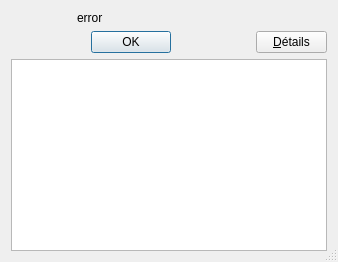
<?xml version="1.0" encoding="UTF-8"?>
<ui version="4.0">
 <class>ErrorDialog</class>
 <widget class="QDialog" name="ErrorDialog">
  <property name="geometry">
   <rect>
    <x>0</x>
    <y>0</y>
    <width>400</width>
    <height>285</height>
   </rect>
  </property>
  <property name="sizePolicy">
   <sizepolicy hsizetype="Preferred" vsizetype="Preferred">
    <horstretch>0</horstretch>
    <verstretch>0</verstretch>
   </sizepolicy>
  </property>
  <property name="minimumSize">
   <size>
    <width>400</width>
    <height>0</height>
   </size>
  </property>
  <property name="windowTitle">
   <string>Dialog</string>
  </property>
  <property name="locale">
   <locale language="English" country="UnitedStates"/>
  </property>
  <property name="sizeGripEnabled">
   <bool>true</bool>
  </property>
  <layout class="QVBoxLayout" name="verticalLayout">
   <property name="sizeConstraint">
    <enum>QLayout::SetFixedSize</enum>
   </property>
   <item>
    <layout class="QHBoxLayout" name="hlError">
     <property name="sizeConstraint">
      <enum>QLayout::SetFixedSize</enum>
     </property>
     <item>
      <widget class="QLabel" name="icon">
       <property name="minimumSize">
        <size>
         <width>60</width>
         <height>0</height>
        </size>
       </property>
       <property name="maximumSize">
        <size>
         <width>80</width>
         <height>16777215</height>
        </size>
       </property>
       <property name="sizeIncrement">
        <size>
         <width>0</width>
         <height>0</height>
        </size>
       </property>
       <property name="text">
        <string/>
       </property>
       <property name="pixmap">
        <pixmap resource="../../../resources/Cubator.qrc">:/icons/error.png</pixmap>
       </property>
      </widget>
     </item>
     <item>
      <widget class="QLabel" name="error">
       <property name="minimumSize">
        <size>
         <width>250</width>
         <height>0</height>
        </size>
       </property>
       <property name="text">
        <string>error</string>
       </property>
       <property name="scaledContents">
        <bool>true</bool>
       </property>
      </widget>
     </item>
    </layout>
   </item>
   <item>
    <layout class="QHBoxLayout" name="hlButtons">
     <item>
      <widget class="QDialogButtonBox" name="buttonBox">
       <property name="standardButtons">
        <set>QDialogButtonBox::Ok</set>
       </property>
       <property name="centerButtons">
        <bool>true</bool>
       </property>
      </widget>
     </item>
     <item>
      <widget class="QPushButton" name="pbDetails">
       <property name="maximumSize">
        <size>
         <width>71</width>
         <height>24</height>
        </size>
       </property>
       <property name="text">
        <string>&amp;Détails</string>
       </property>
       <property name="checkable">
        <bool>true</bool>
       </property>
       <property name="flat">
        <bool>false</bool>
       </property>
      </widget>
     </item>
    </layout>
   </item>
   <item>
    <widget class="QTextBrowser" name="tbDetails"/>
   </item>
  </layout>
 </widget>
 <resources>
  <include location="../../../resources/Cubator.qrc"/>
 </resources>
 <connections>
  <connection>
   <sender>buttonBox</sender>
   <signal>accepted()</signal>
   <receiver>ErrorDialog</receiver>
   <slot>accept()</slot>
   <hints>
    <hint type="sourcelabel">
     <x>199</x>
     <y>126</y>
    </hint>
    <hint type="destinationlabel">
     <x>199</x>
     <y>71</y>
    </hint>
   </hints>
  </connection>
  <connection>
   <sender>pbDetails</sender>
   <signal>toggled(bool)</signal>
   <receiver>tbDetails</receiver>
   <slot>setVisible(bool)</slot>
   <hints>
    <hint type="sourcelabel">
     <x>361</x>
     <y>73</y>
    </hint>
    <hint type="destinationlabel">
     <x>199</x>
     <y>187</y>
    </hint>
   </hints>
  </connection>
 </connections>
 <slots>
  <slot>pbDetailsClicked()</slot>
 </slots>
</ui>
